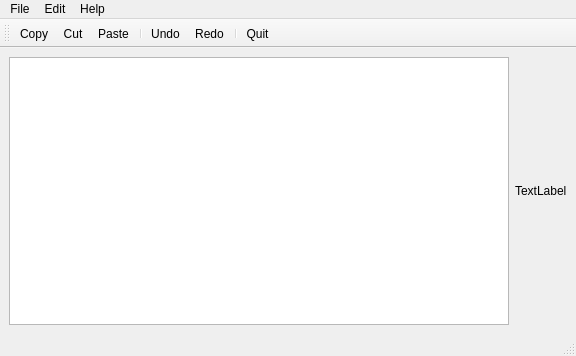
<?xml version="1.0" encoding="UTF-8"?>
<ui version="4.0">
 <class>MainWindow</class>
 <widget class="QMainWindow" name="MainWindow">
  <property name="geometry">
   <rect>
    <x>0</x>
    <y>0</y>
    <width>576</width>
    <height>356</height>
   </rect>
  </property>
  <property name="windowTitle">
   <string>MainWindow</string>
  </property>
  <widget class="QWidget" name="centralwidget">
   <layout class="QHBoxLayout" name="horizontalLayout">
    <item>
     <widget class="QTextEdit" name="textEdit"/>
    </item>
    <item>
     <widget class="QLabel" name="label">
      <property name="text">
       <string>TextLabel</string>
      </property>
     </widget>
    </item>
   </layout>
  </widget>
  <widget class="QMenuBar" name="menubar">
   <property name="geometry">
    <rect>
     <x>0</x>
     <y>0</y>
     <width>576</width>
     <height>21</height>
    </rect>
   </property>
   <widget class="QMenu" name="menuFile">
    <property name="title">
     <string>File</string>
    </property>
    <addaction name="actionQuit"/>
   </widget>
   <widget class="QMenu" name="menuEdit">
    <property name="title">
     <string>Edit</string>
    </property>
    <addaction name="actionCopy"/>
    <addaction name="actionCut"/>
    <addaction name="actionPaste"/>
    <addaction name="actionUndo"/>
    <addaction name="actionRedo"/>
   </widget>
   <widget class="QMenu" name="menuHelp">
    <property name="title">
     <string>Help</string>
    </property>
    <addaction name="actionAbout"/>
    <addaction name="actionAbout_Qt"/>
   </widget>
   <addaction name="menuFile"/>
   <addaction name="menuEdit"/>
   <addaction name="menuHelp"/>
  </widget>
  <widget class="QStatusBar" name="statusbar"/>
  <widget class="QToolBar" name="toolBar">
   <property name="windowTitle">
    <string>toolBar</string>
   </property>
   <attribute name="toolBarArea">
    <enum>TopToolBarArea</enum>
   </attribute>
   <attribute name="toolBarBreak">
    <bool>false</bool>
   </attribute>
   <addaction name="actionCopy"/>
   <addaction name="actionCut"/>
   <addaction name="actionPaste"/>
   <addaction name="separator"/>
   <addaction name="actionUndo"/>
   <addaction name="actionRedo"/>
   <addaction name="separator"/>
   <addaction name="actionQuit"/>
  </widget>
  <action name="actionCopy">
   <property name="icon">
    <iconset resource="resource.qrc">
     <normaloff>:/images/copyIcon.png</normaloff>:/images/copyIcon.png</iconset>
   </property>
   <property name="text">
    <string>Copy</string>
   </property>
  </action>
  <action name="actionCut">
   <property name="icon">
    <iconset resource="resource.qrc">
     <normaloff>:/images/cutIcon.png</normaloff>:/images/cutIcon.png</iconset>
   </property>
   <property name="text">
    <string>Cut</string>
   </property>
  </action>
  <action name="actionPaste">
   <property name="icon">
    <iconset resource="resource.qrc">
     <normaloff>:/images/pasteIcon.png</normaloff>:/images/pasteIcon.png</iconset>
   </property>
   <property name="text">
    <string>Paste</string>
   </property>
  </action>
  <action name="actionUndo">
   <property name="icon">
    <iconset resource="resource.qrc">
     <normaloff>:/images/undoIcon.png</normaloff>:/images/undoIcon.png</iconset>
   </property>
   <property name="text">
    <string>Undo</string>
   </property>
  </action>
  <action name="actionRedo">
   <property name="icon">
    <iconset resource="resource.qrc">
     <normaloff>:/images/redoIcon.png</normaloff>:/images/redoIcon.png</iconset>
   </property>
   <property name="text">
    <string>Redo</string>
   </property>
  </action>
  <action name="actionAbout">
   <property name="icon">
    <iconset resource="resource.qrc">
     <normaloff>:/images/aboutIcon.png</normaloff>:/images/aboutIcon.png</iconset>
   </property>
   <property name="text">
    <string>About</string>
   </property>
  </action>
  <action name="actionAbout_Qt">
   <property name="icon">
    <iconset resource="resource.qrc">
     <normaloff>:/images/aboutQtIcon.png</normaloff>:/images/aboutQtIcon.png</iconset>
   </property>
   <property name="text">
    <string>About Qt</string>
   </property>
  </action>
  <action name="actionQuit">
   <property name="icon">
    <iconset resource="resource.qrc">
     <normaloff>:/images/quitIcon.png</normaloff>:/images/quitIcon.png</iconset>
   </property>
   <property name="text">
    <string>Quit</string>
   </property>
  </action>
 </widget>
 <resources>
  <include location="resource.qrc"/>
 </resources>
 <connections/>
</ui>
